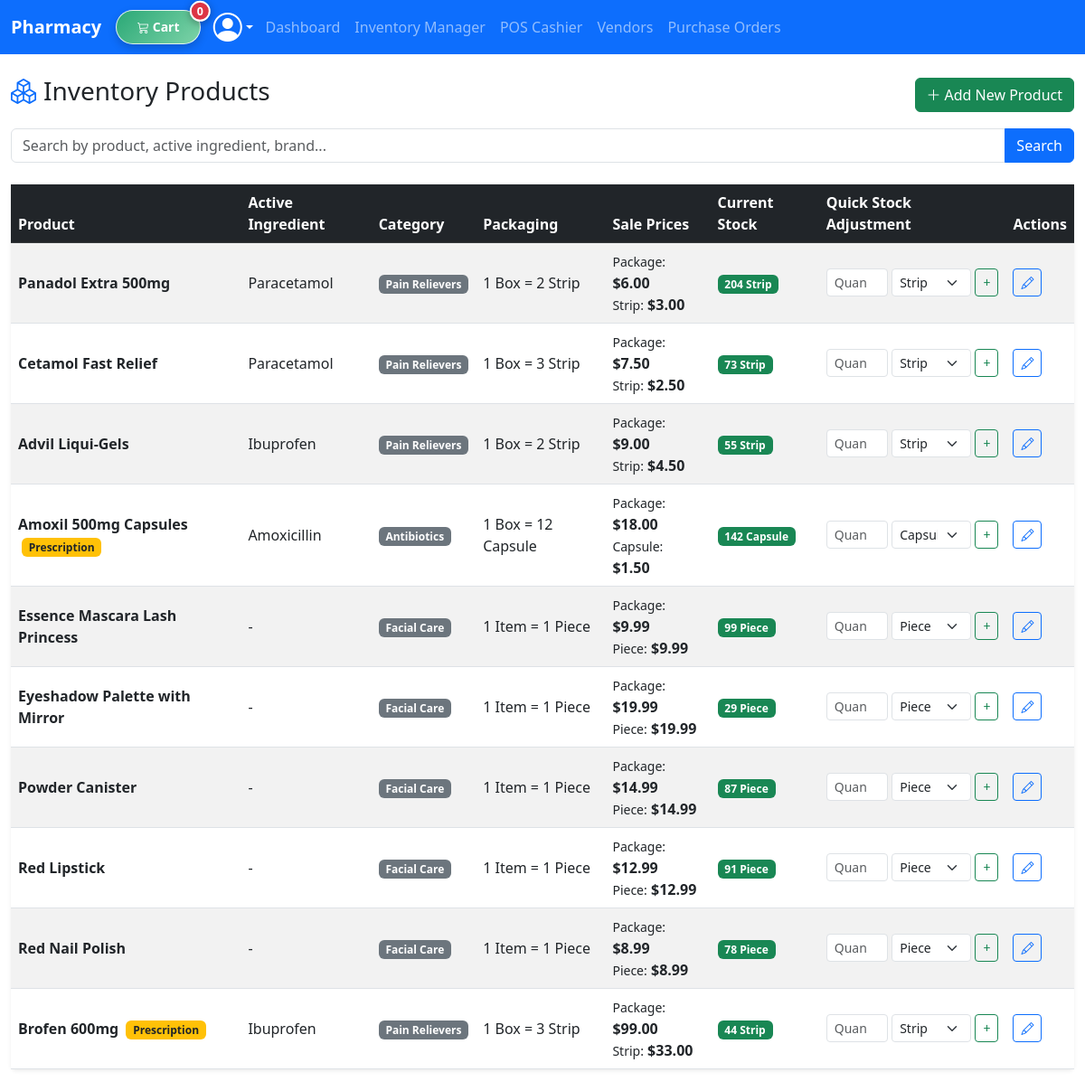
Screenshot of /erp/inventory/ (signed in) with the database file from the repository.
### pharmacy/models.py (models this page shows, shortened)
class Product(models.Model):
    name = models.CharField(max_length=200)
    brand = models.CharField(max_length=100, blank=True, null=True)
    category = models.ForeignKey(Category, on_delete=models.SET_NULL, null=True, related_name="products")
    active_ingredient = models.ForeignKey(
        ActiveIngredient, on_delete=models.SET_NULL, null=True, blank=True, related_name="products"
    )
    description = models.TextField(blank=True, null=True)
    package_unit = models.CharField(max_length=50, default="Box", help_text="e.g. Box, Bottle")
    sub_unit = models.CharField(max_length=50, default="Strip", help_text="e.g. Strip, Tablet, Ampoule")
    units_per_package = models.PositiveIntegerField(default=1)
    package_price = models.DecimalField(max_digits=10, decimal_places=2, validators=[MinValueValidator(0)])
    sub_unit_price = models.DecimalField(max_digits=10, decimal_places=2, validators=[MinValueValidator(0)])
    stock_in_sub_units = models.PositiveIntegerField(default=0)
    requires_prescription = models.BooleanField(default=False)
    is_visible_in_catalog = models.BooleanField(default=True)
    is_deleted = models.BooleanField(default=False)
    image_url = models.URLField(max_length=500, blank=True, null=True)
    created_at = models.DateTimeField(auto_now_add=True)
    updated_at = models.DateTimeField(auto_now=True)

class ActiveIngredient(models.Model):
    name = models.CharField(max_length=150, unique=True)
    description = models.TextField(blank=True, null=True)

class Category(models.Model):
    name = models.CharField(max_length=100)
    parent = models.ForeignKey(
        'self', on_delete=models.CASCADE, null=True, blank=True, related_name='subcategories'
    )
    description = models.TextField(blank=True, null=True)
    class Meta:
        verbose_name_plural = "Categories"

### pharmacy/views.py (the view)
# urls.py: path('erp/inventory/', views.erp_inventory_list, name='erp_inventory'),
@employee_required
def erp_inventory_list(request):
    search_query = request.GET.get('q', '')
    products = Product.objects.all().select_related('category', 'active_ingredient')
    if search_query:
        products = products.filter(
            Q(name__icontains=search_query) |
            Q(brand__icontains=search_query) |
            Q(active_ingredient__name__icontains=search_query)
        )
    return render(request, 'pharmacy/erp/inventory_list.html', {
        'products': products,
        'search_query': search_query
    })

### pharmacy/models.py (called while the page is built)
    def is_employee_or_admin(self):
        return self.role in [self.Role.EMPLOYEE, self.Role.ADMIN] or self.is_superuser

### pharmacy/templates/pharmacy/erp/inventory_list.html (shortened to what this page needs)
{% extends "pharmacy/layout.html" %}
{% load i18n %}
{% block body %}
<div class="container-fluid my-4">
    <div class="d-flex justify-content-between align-items-center mb-3">
        <h3><i class="bi bi-boxes text-primary me-2"></i>{% trans "Inventory Products" %}</h3>
        <a href="{% url 'erp_product_create' %}" class="btn btn-success"><i class="bi bi-plus-lg me-1"></i>{% trans "Add New Product" %}</a>
    </div>
    <form method="GET" class="mb-4">
        <div class="input-group">
            <input type="text" name="q" class="form-control" placeholder="{% trans 'Search by product, active ingredient, brand...' %}" value="{{ search_query }}">
            <button class="btn btn-primary" type="submit">{% trans "Search" %}</button>
        </div>
    </form>
    <div class="card shadow-sm border-0">
        <div class="card-body p-0">
            <div class="table-responsive">
                <table class="table table-striped table-hover align-middle mb-0">
                    <thead class="table-dark">
                        <tr>
                            <th>{% trans "Product" %}</th>
                            <th>{% trans "Active Ingredient" %}</th>
                            <th>{% trans "Category" %}</th>
                            <th>{% trans "Packaging" %}</th>
                            <th>{% trans "Sale Prices" %}</th>
                            <th>{% trans "Current Stock" %}</th>
                            <th>{% trans "Quick Stock Adjustment" %}</th>
                            <th>{% trans "Actions" %}</th>
                        </tr>
                    </thead>
                    <tbody>
                        {% for p in products %}
                        <tr>
                            <td>
                                <strong>{{ p.name }}</strong>
                                {% if p.requires_prescription %}<span class="badge bg-warning text-dark ms-1">{% trans "Prescription" %}</span>{% endif %}
                            </td>
                            <td>{{ p.active_ingredient.name|default:"-" }}</td>
                            <td><span class="badge bg-secondary">{{ p.category.name }}</span></td>
                            <td>1 {{ p.package_unit }} = {{ p.units_per_package }} {{ p.sub_unit }}</td>
                            <td>
                                <div><small>{% trans "Package" %}:</small> <strong>${{ p.package_price }}</strong></div>
                                <div><small>{{ p.sub_unit }}:</small> <strong>${{ p.sub_unit_price }}</strong></div>
                            </td>
                            <td>
                                {% if p.stock_in_sub_units <= 20 %}
                                    <span class="badge bg-danger">{{ p.stock_in_sub_units }} {{ p.sub_unit }}</span>
                                {% else %}
                                    <span class="badge bg-success">{{ p.stock_in_sub_units }} {{ p.sub_unit }}</span>
                                {% endif %}
                            </td>
                            <td>
                                <form method="POST" action="{% url 'erp_stock_adjust' p.id %}" class="d-flex gap-1" style="max-width: 220px;">
                                    <input type="number" name="amount" class="form-control form-control-sm" placeholder="{% trans 'Quantity' %}" required>
                                    <select name="unit_type" class="form-select form-select-sm">
                                        <option value="sub_unit">{{ p.sub_unit }}</option>
                                    </select>
                                    <button type="submit" class="btn btn-sm btn-outline-success">+</button>
                                </form>
                            </td>
                            <td>
                                <a href="{% url 'erp_product_edit' p.id %}" class="btn btn-sm btn-outline-primary"><i class="bi bi-pencil"></i></a>
                            </td>
                        </tr>
                        {% empty %}
                        <tr>
                            <td colspan="8" class="text-center py-4 text-muted">{% trans "No products match your search." %}</td>
                        </tr>
                        {% endfor %}
                    </tbody>
                </table>
            </div>
        </div>
    </div>
</div>
{% endblock %}

### pharmacy/static/pharmacy/styles.css (style rules this page uses)
html, body { margin: 0; padding: 0; width: 100%; overflow-x: hidden; }
body { padding-top: 60px; }
*, *::before, *::after { box-sizing: border-box; }

### rows the page displays
Product: name "Panadol Extra 500mg", active_ingredient.name "Paracetamol", category.name "Pain Relievers", package_unit "Box", units_per_package "2", sub_unit "Strip", package_price "6.00", sub_unit_price "3.00", stock_in_sub_units "204", unit_type "Strip"
Product: name "Cetamol Fast Relief", active_ingredient.name "Paracetamol", category.name "Pain Relievers", package_unit "Box", units_per_package "3", sub_unit "Strip", package_price "7.50", sub_unit_price "2.50", stock_in_sub_units "73", unit_type "Strip"
Product: name "Advil Liqui-Gels", active_ingredient.name "Ibuprofen", category.name "Pain Relievers", package_unit "Box", units_per_package "2", sub_unit "Strip", package_price "9.00", sub_unit_price "4.50", stock_in_sub_units "55", unit_type "Strip"
Product: name "Amoxil 500mg Capsules", active_ingredient.name "Amoxicillin", category.name "Antibiotics", package_unit "Box", units_per_package "12", sub_unit "Capsule", package_price "18.00", sub_unit_price "1.50", stock_in_sub_units "142", unit_type "Capsule"
Product: name "Essence Mascara Lash Princess", active_ingredient.name "-", category.name "Facial Care", package_unit "Item", units_per_package "1", sub_unit "Piece", package_price "9.99", sub_unit_price "9.99", stock_in_sub_units "99", unit_type "Piece"
Product: name "Eyeshadow Palette with Mirror", active_ingredient.name "-", category.name "Facial Care", package_unit "Item", units_per_package "1", sub_unit "Piece", package_price "19.99", sub_unit_price "19.99", stock_in_sub_units "29", unit_type "Piece"
Product: name "Powder Canister", active_ingredient.name "-", category.name "Facial Care", package_unit "Item", units_per_package "1", sub_unit "Piece", package_price "14.99", sub_unit_price "14.99", stock_in_sub_units "87", unit_type "Piece"
Product: name "Red Lipstick", active_ingredient.name "-", category.name "Facial Care", package_unit "Item", units_per_package "1", sub_unit "Piece", package_price "12.99", sub_unit_price "12.99", stock_in_sub_units "91", unit_type "Piece"
Product: name "Red Nail Polish", active_ingredient.name "-", category.name "Facial Care", package_unit "Item", units_per_package "1", sub_unit "Piece", package_price "8.99", sub_unit_price "8.99", stock_in_sub_units "78", unit_type "Piece"
Product: name "Brofen 600mg", active_ingredient.name "Ibuprofen", category.name "Pain Relievers", package_unit "Box", units_per_package "3", sub_unit "Strip", package_price "99.00", sub_unit_price "33.00", stock_in_sub_units "44", unit_type "Strip"
